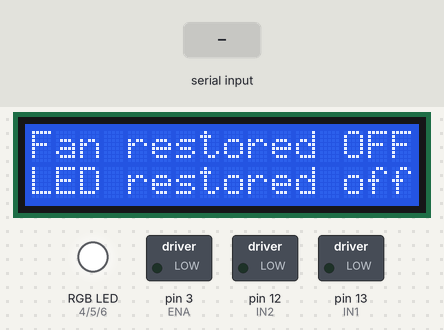
Recording of a sketch running on a simulated Arduino Uno, built with avr-gcc and run on an emulated ATmega328P. Shown: 16×2 character LCD, switched loads named in the sketch (green lamp = pin HIGH), an RGB LED mixed from three pins (HIGH = lit). The inputs (shaded band) are chosen by the test bench. Random numbers use the default seed unless the sketch sets one; EEPROM starts erased; what the sketch prints to the serial monitor is not drawn.

Above: at 1.2 s.
1.3 s: "turn on fan\n" received over Serial
At 2.1 s:
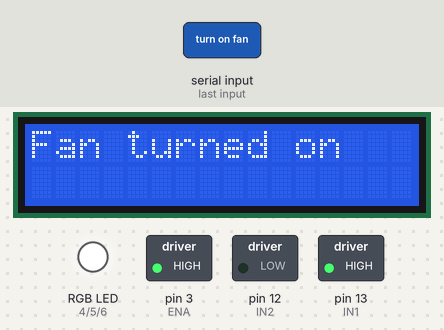
2.8 s: "increase fan speed\n" received over Serial
At 3.3 s:
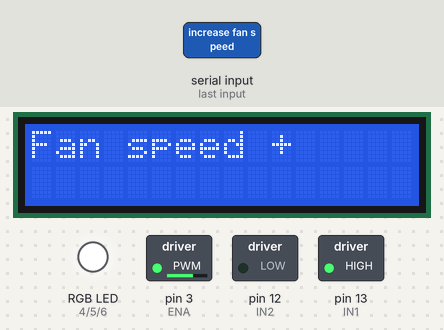
4.3 s: "change fan direction\n" received over Serial
At 5.5 s:
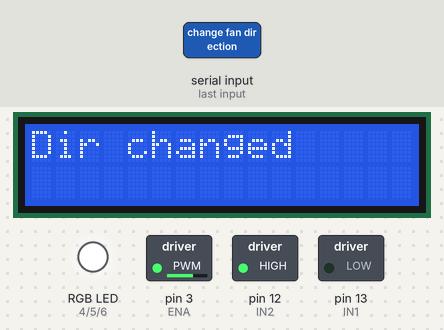
5.8 s: "turn on red light\n" received over Serial
At 6.9 s:
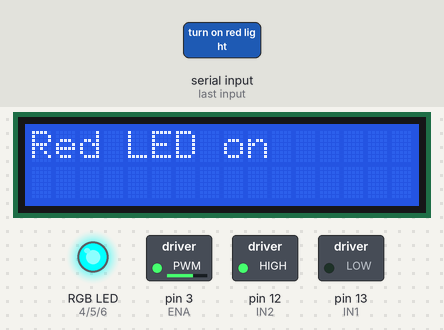
7.3 s: "turn off fan\n" received over Serial
At 7.7 s:
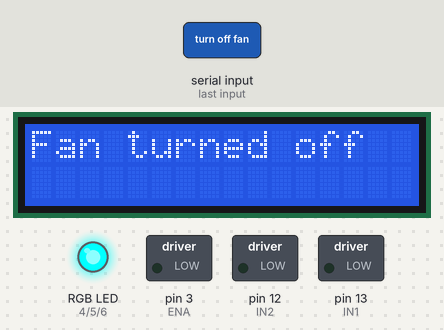
8.8 s: "turn on green light\n" received over Serial
At 9.4 s:
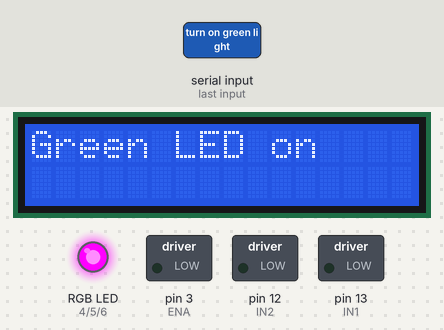
Timing chart, 0 to 20.3 s (numbered marks = the images above; inputs shaded):
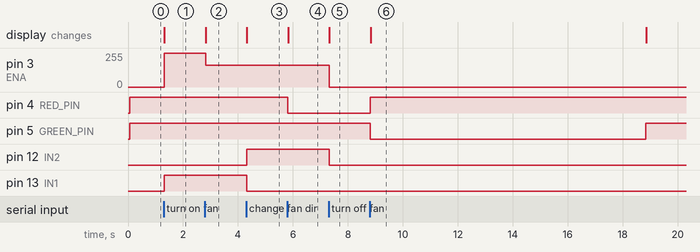

The sketch:

VoiceCommandSystem.ino
```cpp
#include <LiquidCrystal.h>
#include <EEPROM.h>
#include <TimerOne.h>

// LCD pinleri: RS, E, D4, D5, D6, D7
LiquidCrystal lcd(8, 11, A2, A3, A4, A5); // RS, E, D4, D5, D6, D7

// Fan pinleri
const int IN1 = 13;
const int IN2 = 12;
const int ENA = 3;

// RGB LED pinleri (common anode)
const int RED_PIN = 4;
const int GREEN_PIN = 5;
const int BLUE_PIN = 6;

// EEPROM adresleri
#define EEPROM_FAN_STATE_ADDR     0
#define EEPROM_RED_ADDR           1
#define EEPROM_GREEN_ADDR         2
#define EEPROM_BLUE_ADDR          3
#define EEPROM_MOTOR_SPEED_ADDR   4
#define EEPROM_DIRECTION_ADDR     5
#define EEPROM_LED_SECONDS_ADDR   6 // Stores the initial seconds for LED timer, or 0 if off

int motorSpeed = 120; // Default motor speed
bool isRunning = false;
bool isForward = true; // Default fan direction
bool randomLightsActive = false;
unsigned long lastChangeTime = 0;
unsigned long currentDelay = 500; // Initial delay for random lights
unsigned long lastCommandTime = 0; // Tracks time of the last serial command
const unsigned long commandTimeout = 10000; // Timeout for random lights if no commands
unsigned long lastFanCommandTime = 0; // Tracks time of the last fan-specific command
const unsigned long fanTimeout = 10000; // Timeout for fan auto-off
volatile bool timeoutTriggered = false; // Flag set by Timer1 when LED timeout is reached
volatile int secondsPassed = 0;         // Counter for LED on-time
const int timeoutSeconds = 10;          // Duration for LED auto-off
enum CommandType { NONE, LED_COMMAND };
volatile CommandType lastCommandType = NONE;

void onTimeout() {
  secondsPassed++;
  if (secondsPassed >= timeoutSeconds) {
    timeoutTriggered = true;
  }
}

void startLEDTimer(int startFrom = 0) {
  Timer1.detachInterrupt(); // Detach any existing interrupt
  Timer1.stop();            // Stop the timer
  secondsPassed = startFrom;
  timeoutTriggered = false;
  EEPROM.update(EEPROM_LED_SECONDS_ADDR, startFrom);
  delay(10);
  Timer1.initialize(1000000); // (1,000,000 microseconds)
  Timer1.attachInterrupt(onTimeout);
}

void stopLEDTimer() {
  Timer1.detachInterrupt();
  Timer1.stop();
  secondsPassed = 0;
  EEPROM.update(EEPROM_LED_SECONDS_ADDR, 0);
}

void setup() {
  // Initialize Fan motor pins
  pinMode(IN1, OUTPUT);
  pinMode(IN2, OUTPUT);
  pinMode(ENA, OUTPUT);
  analogWrite(ENA, 0);

  // Initialize RGB LED pins
  pinMode(RED_PIN, OUTPUT);
  pinMode(GREEN_PIN, OUTPUT);
  pinMode(BLUE_PIN, OUTPUT);

  // Initialize LCD
  lcd.begin(16, 2);
  lcd.clear();

  // Initialize Serial communication
  Serial.begin(9600);
  randomSeed(analogRead(0));

  // --- Restore Fan State from EEPROM ---
  byte fanState = EEPROM.read(EEPROM_FAN_STATE_ADDR);
  motorSpeed = EEPROM.read(EEPROM_MOTOR_SPEED_ADDR);
  isForward = EEPROM.read(EEPROM_DIRECTION_ADDR); // 0 for false (reverse), non-zero for true (forward)

  if (fanState == 1) {
    applyDirection(); // This will use the 'isForward' value read from EEPROM
    analogWrite(ENA, motorSpeed); // This will use the 'motorSpeed' value read from EEPROM
    isRunning = true;
    lcd.setCursor(0, 0);
    lcd.print("Fan restored ON");
  } else {
    lcd.setCursor(0, 0);
    lcd.print("Fan restored OFF");
  }

  // --- Restore LED State from EEPROM ---
  byte r = EEPROM.read(EEPROM_RED_ADDR);
  byte g = EEPROM.read(EEPROM_GREEN_ADDR);
  byte b = EEPROM.read(EEPROM_BLUE_ADDR);
  int restoredSeconds = EEPROM.read(EEPROM_LED_SECONDS_ADDR);
  setColor(r, g, b);

  if ((r > 0 || g > 0 || b > 0) && restoredSeconds < timeoutSeconds) {
    lcd.setCursor(0, 1);
    lcd.print("LED restored on");
    startLEDTimer(restoredSeconds);
    lastCommandType = LED_COMMAND;
  } else {
    setColor(0, 0, 0);
    lcd.setCursor(0, 1);
    lcd.print("LED restored off");
  }
}

void loop() {
  // Check for incoming serial commands
  if (Serial.available()) {
    String command = Serial.readStringUntil('\n');
    command.trim(); // Remove whitespace
    Serial.println("Received: " + command); // Echo command to Serial Monitor
    lastCommandTime = millis(); // Update time of last general command

    // --- Fan Control Commands ---
    if (command == "turn on fan") {
      applyDirection();
      analogWrite(ENA, motorSpeed);
      isRunning = true;
      EEPROM.update(EEPROM_FAN_STATE_ADDR, 1);
      EEPROM.update(EEPROM_MOTOR_SPEED_ADDR, motorSpeed);
      EEPROM.update(EEPROM_DIRECTION_ADDR, isForward);
      lcd.clear();
      lcd.print("Fan turned on");
      lastFanCommandTime = millis(); // Update time of last fan command
    }
    else if (command == "turn off fan") {
      digitalWrite(IN1, LOW);
      digitalWrite(IN2, LOW);
      analogWrite(ENA, 0);
      isRunning = false;
      EEPROM.update(EEPROM_FAN_STATE_ADDR, 0);
      lcd.clear(); lcd.print("Fan turned off");
      lastFanCommandTime = millis();
    }
    else if (command == "increase fan speed") {
      motorSpeed = min(motorSpeed + 20, 165); // Max speed 165 (can be up to 255)
      if (isRunning) analogWrite(ENA, motorSpeed);
      EEPROM.update(EEPROM_MOTOR_SPEED_ADDR, motorSpeed);
      lcd.clear(); lcd.print("Fan speed +");
      lastFanCommandTime = millis();
    }
    else if (command == "decrease fan speed") {
      motorSpeed = max(motorSpeed - 20, 0); // Min speed 0
      if (isRunning) analogWrite(ENA, motorSpeed);
      EEPROM.update(EEPROM_MOTOR_SPEED_ADDR, motorSpeed);
      lcd.clear(); lcd.print("Fan speed -");
      lastFanCommandTime = millis();
    }
    else if (command == "change fan direction") {
      isForward = !isForward;
      EEPROM.update(EEPROM_DIRECTION_ADDR, isForward);
      if (isRunning) applyDirection();
      lcd.clear(); lcd.print("Dir changed");
      lastFanCommandTime = millis();
    }
    // --- LED Control Commands ---
    else if (command == "turn on red light") {
      randomLightsActive = false;
      setColor(255, 0, 0);
      lcd.clear(); lcd.print("Red LED on");
      lastCommandType = LED_COMMAND;
      startLEDTimer(); // Start timer from 0
    }
    else if (command == "turn on green light") {
      randomLightsActive = false;
      setColor(0, 255, 0);
      lcd.clear(); lcd.print("Green LED on");
      lastCommandType = LED_COMMAND;
      startLEDTimer();
    }
    else if (command == "turn on blue light") {
      randomLightsActive = false;
      setColor(0, 0, 255);
      lcd.clear(); lcd.print("Blue LED on");
      lastCommandType = LED_COMMAND;
      startLEDTimer();
    }
    else if (command == "turn on yellow light") {
      randomLightsActive = false;
      setColor(255, 255, 0);
      lcd.clear(); lcd.print("Yellow LED on");
      lastCommandType = LED_COMMAND;
      startLEDTimer();
    }
    else if (command == "turn on pink light") {
      randomLightsActive = false;
      setColor(255, 192, 203);
      lcd.clear(); lcd.print("Pink LED on");
      lastCommandType = LED_COMMAND;
      startLEDTimer();
    }
    else if (command == "turn on light blue light") {
      randomLightsActive = false;
      setColor(151, 255, 255);
      lcd.clear(); lcd.print("LightBlue on");
      lastCommandType = LED_COMMAND;
      startLEDTimer();
    }
    else if (command == "turn off light") {
      randomLightsActive = false;
      setColor(0, 0, 0);
      lcd.clear(); lcd.print("Lights off");
      stopLEDTimer();
    }
    else if (command == "random lights") {
      randomLightsActive = true;
      stopLEDTimer();
      lcd.clear(); lcd.print("Random lights ON");
    }
    // --- System Commands ---
    else if (command == "reset") {
      for (int i = 0; i <= EEPROM_LED_SECONDS_ADDR; i++) EEPROM.update(i, 0); // Clear all used EEPROM
      lcd.clear(); lcd.print("EEPROM RESET");
      motorSpeed = 120; // Reset to default
      isRunning = false;
      isForward = true; // Reset to default
      randomLightsActive = false;
      setColor(0,0,0); // Turn off LED and update EEPROM for color
      stopLEDTimer();    // Stop timer and update EEPROM for timer seconds
      digitalWrite(IN1, LOW);
      digitalWrite(IN2, LOW);
      analogWrite(ENA, 0);
    }
  }
  // --- Automatic Timeout Logic ---
  // Fan auto-off if no fan command received for fanTimeout duration
  if (isRunning && (millis() - lastFanCommandTime > fanTimeout)) {
    digitalWrite(IN1, LOW);
    digitalWrite(IN2, LOW);
    analogWrite(ENA, 0);
    isRunning = false;
    EEPROM.update(EEPROM_FAN_STATE_ADDR, 0);
    lcd.clear(); lcd.print("Fan auto-OFF");
    lastCommandType = NONE;
  }

  // LED auto-off if its timer (Timer1) has triggered
  if (timeoutTriggered) {
    if (lastCommandType == LED_COMMAND) {
      setColor(0, 0, 0);
      lcd.clear(); lcd.print("LED auto-OFF");
      stopLEDTimer();
    }
    timeoutTriggered = false;
    lastCommandType = NONE;
  }

  // Random lights auto-off if no general command received for commandTimeout duration
  if (randomLightsActive && (millis() - lastCommandTime > commandTimeout)) {
    randomLightsActive = false;
    setColor(0, 0, 0); // Turn off LEDs
    lcd.clear(); lcd.print("Lights auto-OFF");
  }

  // --- Random Lights Effect ---
  if (randomLightsActive) {
    unsigned long now = millis();
    if (now - lastChangeTime > currentDelay) {
      lastChangeTime = now;
      int colors[6][3] = {
        {255, 0, 0},   // Red
        {0, 255, 0},   // Green
        {0, 0, 255},   // Blue
        {255, 255, 0}, // Yellow
        {255, 192, 203},// Pink
        {151, 255, 255} // Light Blue
      };
      int randIndex = random(0, 6); // Pick a random color index
      setColor(colors[randIndex][0], colors[randIndex][1], colors[randIndex][2]);
      currentDelay = random(100, 300); // Set a new random delay for the next change
    }
  }
}

// Function to apply fan direction
void applyDirection() {
  if (isForward) {
    digitalWrite(IN1, HIGH);
    digitalWrite(IN2, LOW);
  } else {
    digitalWrite(IN1, LOW);
    digitalWrite(IN2, HIGH);
  }
}

// Function to set RGB LED color (Common Anode)
void setColor(int redVal, int greenVal, int blueVal) {
  analogWrite(RED_PIN, 255 - redVal);
  analogWrite(GREEN_PIN, 255 - greenVal);
  analogWrite(BLUE_PIN, 255 - blueVal);

  EEPROM.update(EEPROM_RED_ADDR, redVal);
  EEPROM.update(EEPROM_GREEN_ADDR, greenVal);
  EEPROM.update(EEPROM_BLUE_ADDR, blueVal);
}
```

Measured:
- after the input at 1.3 s, pin 3 (ENA): 0/255 → 255/255 at once; pin 13 (IN1): LOW → HIGH at once; the display: changes at once (image 1)
- after the input at 2.8 s, pin 3 (ENA): 255/255 → 165/255 at once; the display: changes at once (image 2)
- after the input at 4.3 s, pin 12 (IN2): LOW → HIGH at once; pin 13 (IN1): HIGH → LOW at once; the display: changes at once (image 3)
- after the input at 5.8 s, pin 4 (RED_PIN): HIGH → LOW at once; the display: changes at once (image 4)
- after the input at 7.3 s, pin 3 (ENA): 165/255 → 0/255 at once; pin 12 (IN2): HIGH → LOW at once; the display: changes at once (image 5)
- after the input at 8.8 s, pin 5 (GREEN_PIN): HIGH → LOW at once, → HIGH 10.0 s later
